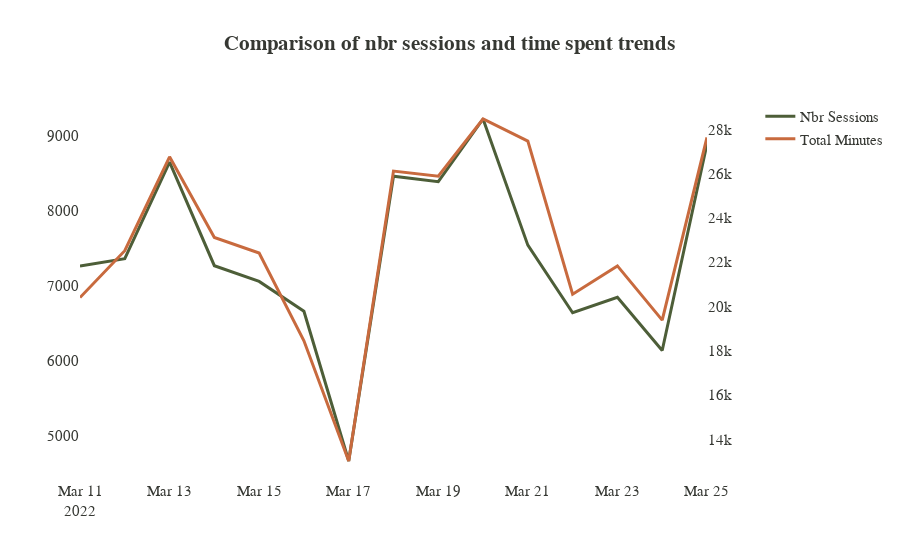

Notebook cell for this chart:
### Code cell
anomaly_df = df[df.date.isin(check_dates)].copy()
anomaly_df.loc[anomaly_df.date == '2022-03-17', 'nbr_sessions'] -= 1500
anomaly_df.loc[anomaly_df.date == '2022-03-17', 'total_seconds'] -= 1500 * 180
anomaly_df.loc[:, 'total_minutes'] = anomaly_df.total_seconds / 60

fig = make_subplots(specs=[[{"secondary_y": True}]])
fig.add_trace(go.Scatter(
    x=anomaly_df.date, y=anomaly_df.nbr_sessions, mode='lines', 
    line={'color': dgreen, 'width': 3}, name='Nbr Sessions'
    ), secondary_y=False)
fig.add_trace(go.Scatter(
    x=anomaly_df.date, y=anomaly_df.total_minutes, mode='lines', 
    line={'color': orange, 'width': 3}, name='Total Minutes'
    ), secondary_y=True)
fig.update_layout(title='<b>Comparison of nbr sessions and time spent trends</b>')
fig.update_yaxes(showticklabels=True)
fig = clean_fig(fig)
write_image(fig, 'comparison_session_total_time')
fig.show()

### Figure 1 — Plotly figure (JSON) as saved in the notebook; plotly's stock layout.template omitted (floating-point values rounded to 4 significant figures)
{"data": [{"line": {"color": "#4d5e38", "width": 3}, "mode": "lines", "name": "Nbr Sessions", "type": "scatter", "x": ["2022-03-11T00:00:00", "2022-03-12T00:00:00", "2022-03-13T00:00:00", "2022-03-14T00:00:00", "2022-03-15T00:00:00", "2022-03-16T00:00:00", "2022-03-17T00:00:00", "2022-03-18T00:00:00", "2022-03-19T00:00:00", "2022-03-20T00:00:00", "2022-03-21T00:00:00", "2022-03-22T00:00:00", "2022-03-23T00:00:00", "2022-03-24T00:00:00", "2022-03-25T00:00:00"], "xaxis": "x", "y": [7262, 7361, 8651, 7268, 7058, 6659, 4661, 8463, 8390, 9226, 7542, 6640, 6846, 6136, 8891], "yaxis": "y"}, {"line": {"color": "#c86a3e", "width": 3}, "mode": "lines", "name": "Total Minutes", "type": "scatter", "x": ["2022-03-11T00:00:00", "2022-03-12T00:00:00", "2022-03-13T00:00:00", "2022-03-14T00:00:00", "2022-03-15T00:00:00", "2022-03-16T00:00:00", "2022-03-17T00:00:00", "2022-03-18T00:00:00", "2022-03-19T00:00:00", "2022-03-20T00:00:00", "2022-03-21T00:00:00", "2022-03-22T00:00:00", "2022-03-23T00:00:00", "2022-03-24T00:00:00", "2022-03-25T00:00:00"], "xaxis": "x", "y": [20400.0, 22520.0, 26760.0, 23120.0, 22410.0, 18450.0, 13020.0, 26120.0, 25890.0, 28470.0, 27470.0, 20550.0, 21830.0, 19380.0, 27640.0], "yaxis": "y2"}], "layout": {"coloraxis": {"showscale": false}, "font": {"color": "#363833", "family": "Arial", "size": 15}, "plot_bgcolor": "#FFF", "title": {"font": {"family": "Times New Roman"}, "text": "<b>Comparison of nbr sessions and time spent trends</b>", "x": 0.5}, "xaxis": {"anchor": "y", "domain": [0, 0.94]}, "yaxis": {"anchor": "x", "domain": [0, 1], "showticklabels": true}, "yaxis2": {"anchor": "x", "overlaying": "y", "showticklabels": true, "side": "right"}}}
